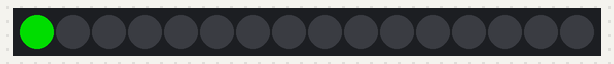
A sketch run on a simulated Arduino Uno, built with avr-gcc and run on an emulated ATmega328P. Parts: 16 RGB LEDs in strip order, left to right. Dim RGB values are drawn brighter than linear.

Above: at 0.01 s.
At 4.88 s:
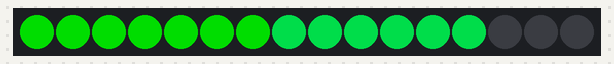
At 9.76 s:
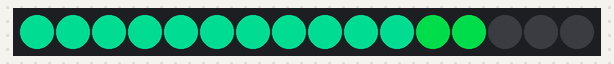
At 19.67 s:
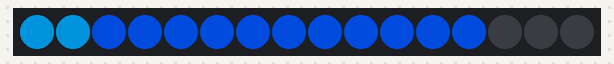
At 29.73 s:
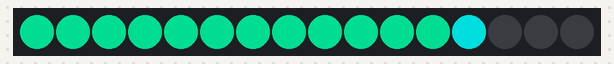
At 39.94 s:
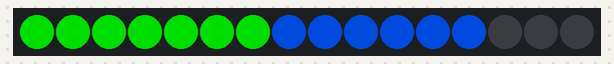

The sketch:

Pulse.ino
```cpp
// Akira DeMoss
// Light-up Tie Project

#include <Adafruit_NeoPixel.h>
#ifdef __AVR__
#include <avr/power.h>
#endif

// pin on Flora that is connected
#define PIN            6

// How many NeoPixels are attached to the Flora Board
#define NUMPIXELS      16

// Setup the NeoPixel library, we tell it how many pixels, and which pin to use to send signals.
Adafruit_NeoPixel pixels = Adafruit_NeoPixel(NUMPIXELS, PIN, NEO_GRB + NEO_KHZ800);

// delay for half a second
int delayval = 50;

void setup() {
  // This initializes the NeoPixel library.
  pixels.begin();
}

void loop() {

  // For a set of NeoPixels the first NeoPixel is 0, second is 1, all the way up to the count of pixels minus one.

/************************Start moderately green color*****************************************/
    // pin 0
    pixels.setPixelColor(0, pixels.Color(0,150,0)); // Moderately bright green color.
    pixels.show(); // This sends the updated pixel color to the hardware.
    delay(delayval); // Delay for a period of time.

    // pin 1
    pixels.setPixelColor(1, pixels.Color(0,150,0)); // Moderately bright green color.
    pixels.show(); // This sends the updated pixel color to the hardware.
    delay(delayval); // Delay for a period of time.

    // pin 2
    pixels.setPixelColor(2, pixels.Color(0,150,0)); // Moderately bright green color.
    pixels.show(); // This sends the updated pixel color to the hardware.
    delay(delayval); // Delay for a period of time.


    // pin 3
    pixels.setPixelColor(3, pixels.Color(0,150,0)); // Moderately bright green color.
    pixels.show(); // This sends the updated pixel color to the hardware.
    delay(delayval); // Delay for a period of time.

        // pin 4
    pixels.setPixelColor(4, pixels.Color(0,150,0)); // Moderately bright green color.
    pixels.show(); // This sends the updated pixel color to the hardware.
    delay(delayval); // Delay for a period of time.


    // pin 5
    pixels.setPixelColor(5, pixels.Color(0,150,0)); // Moderately bright green color.
    pixels.show(); // This sends the updated pixel color to the hardware.
    delay(delayval); // Delay for a period of time.


    // pin 6
    pixels.setPixelColor(6, pixels.Color(0,150,0)); // Moderately bright green color.
    pixels.show(); // This sends the updated pixel color to the hardware.
    delay(delayval); // Delay for a period of time.

		// pin 7
    pixels.setPixelColor(7, pixels.Color(0,150,0)); // Moderately bright green color.
    pixels.show(); // This sends the updated pixel color to the hardware.
    delay(delayval); // Delay for a period of time.


    // pin 8
    pixels.setPixelColor(8, pixels.Color(0,150,0)); // Moderately bright green color.
    pixels.show(); // This sends the updated pixel color to the hardware.
    delay(delayval); // Delay for a period of time.


    // pin 9
    pixels.setPixelColor(9, pixels.Color(0,150,0)); // Moderately bright green color.
    pixels.show(); // This sends the updated pixel color to the hardware.
    delay(delayval); // Delay for a period of time.

    // pin 10
    pixels.setPixelColor(10, pixels.Color(0,150,0)); // Moderately bright green color.
    pixels.show(); // This sends the updated pixel color to the hardware.
    delay(delayval); // Delay for a period of time.


    // pin 11
    pixels.setPixelColor(11, pixels.Color(0,150,0)); // Moderately bright green color.
    pixels.show(); // This sends the updated pixel color to the hardware.
    delay(delayval); // Delay for a period of time.


    // pin 12
    pixels.setPixelColor(12, pixels.Color(0,150,0)); // Moderately bright green color.
    pixels.show(); // This sends the updated pixel color to the hardware.
    delay(delayval); // Delay for a period of time.


/************************Start green blue color*****************************************/
    // pin 12
    pixels.setPixelColor(12, pixels.Color(0,150,50)); // Green blue color.
    pixels.show(); // This sends the updated pixel color to the hardware.
    delay(delayval); // Delay for a period of time.

    // pin 11
    pixels.setPixelColor(11, pixels.Color(0,150,50)); // Green blue color.
    pixels.show(); // This sends the updated pixel color to the hardware.
    delay(delayval); // Delay for a period of time.

	// pin 10
    pixels.setPixelColor(10, pixels.Color(0,150,50)); // Green blue color.
    pixels.show(); // This sends the updated pixel color to the hardware.
    delay(delayval); // Delay for a period of time.

	// pin 9
    pixels.setPixelColor(9, pixels.Color(0,150,50)); // Green blue color.
    pixels.show(); // This sends the updated pixel color to the hardware.
    delay(delayval); // Delay for a period of time.

    // pin 8
    pixels.setPixelColor(8, pixels.Color(0,150,50)); // Green blue color.
    pixels.show(); // This sends the updated pixel color to the hardware.
    delay(delayval); // Delay for a period of time.

	// pin 7
    pixels.setPixelColor(7, pixels.Color(0,150,50)); // Green blue color.
    pixels.show(); // This sends the updated pixel color to the hardware.
    delay(delayval); // Delay for a period of time.

	// pin 6
    pixels.setPixelColor(6, pixels.Color(0,150,50)); // Green blue color.
    pixels.show(); // This sends the updated pixel color to the hardware.
    delay(delayval); // Delay for a period of time.

	// pin 5
    pixels.setPixelColor(5, pixels.Color(0,150,50)); // Green blue color.
    pixels.show(); // This sends the updated pixel color to the hardware.
    delay(delayval); // Delay for a period of time.

	// pin 4
    pixels.setPixelColor(4, pixels.Color(0,150,50)); // Green blue color.
    pixels.show(); // This sends the updated pixel color to the hardware.
    delay(delayval); // Delay for a period of time.

	// pin 3
    pixels.setPixelColor(3, pixels.Color(0,150,50)); // Green blue color.
    pixels.show(); // This sends the updated pixel color to the hardware.
    delay(delayval); // Delay for a period of time.

	// pin 2
    pixels.setPixelColor(2, pixels.Color(0,150,50)); // Green blue color.
    pixels.show(); // This sends the updated pixel color to the hardware.
    delay(delayval); // Delay for a period of time.

	// pin 1
    pixels.setPixelColor(1, pixels.Color(0,150,50)); // Green blue color.
    pixels.show(); // This sends the updated pixel color to the hardware.
    delay(delayval); // Delay for a period of time.

	// pin 0
    pixels.setPixelColor(0, pixels.Color(0,150,50)); // Green blue color.
    pixels.show(); // This sends the updated pixel color to the hardware.
    delay(delayval); // Delay for a period of time.


/************************Start moderately aqua color*****************************************/
    // pin 0
    pixels.setPixelColor(0, pixels.Color(0,150,100)); // Moderately aqua color.
    pixels.show(); // This sends the updated pixel color to the hardware.
    delay(delayval); // Delay for a period of time.

	// pin 1
    pixels.setPixelColor(1, pixels.Color(0,150,100)); // Moderately aqua color.
    pixels.show(); // This sends the updated pixel color to the hardware.
    delay(delayval); // Delay for a period of time.

	// pin 2
    pixels.setPixelColor(2, pixels.Color(0,150,100)); // Moderately aqua color.
    pixels.show(); // This sends the updated pixel color to the hardware.
    delay(delayval); // Delay for a period of time.

	// pin 3
    pixels.setPixelColor(3, pixels.Color(0,150,100)); // Moderately aqua color.
    pixels.show(); // This sends the updated pixel color to the hardware.
    delay(delayval); // Delay for a period of time.

	// pin 4
    pixels.setPixelColor(4, pixels.Color(0,150,100)); // Moderately aqua color.
    pixels.show(); // This sends the updated pixel color to the hardware.
    delay(delayval); // Delay for a period of time.

	// pin 5
    pixels.setPixelColor(5, pixels.Color(0,150,100)); // Moderately aqua color.
    pixels.show(); // This sends the updated pixel color to the hardware.
    delay(delayval); // Delay for a period of time.

	// pin 6
    pixels.setPixelColor(6, pixels.Color(0,150,100)); // Moderately aqua color.
    pixels.show(); // This sends the updated pixel color to the hardware.
    delay(delayval); // Delay for a period of time.

	// pin 7
    pixels.setPixelColor(7, pixels.Color(0,150,100)); // Moderately aqua color.
    pixels.show(); // This sends the updated pixel color to the hardware.
    delay(delayval); // Delay for a period of time.

	// pin 8
    pixels.setPixelColor(8, pixels.Color(0,150,100)); // Moderately aqua color.
    pixels.show(); // This sends the updated pixel color to the hardware.
    delay(delayval); // Delay for a period of time.

	// pin 9
    pixels.setPixelColor(9, pixels.Color(0,150,100)); // Moderately aqua color.
    pixels.show(); // This sends the updated pixel color to the hardware.
    delay(delayval); // Delay for a period of time.

	// pin 10
    pixels.setPixelColor(10, pixels.Color(0,150,100)); // Moderately aqua color.
    pixels.show(); // This sends the updated pixel color to the hardware.
    delay(delayval); // Delay for a period of time.

	// pin 11
    pixels.setPixelColor(11, pixels.Color(0,150,100)); // Moderately aqua color.
    pixels.show(); // This sends the updated pixel color to the hardware.
    delay(delayval); // Delay for a period of time.

	// pin 12
    pixels.setPixelColor(12, pixels.Color(0,150,100)); // Moderately aqua color.
    pixels.show(); // This sends the updated pixel color to the hardware.
    delay(delayval); // Delay for a period of time.


/************************Start dark aqua color*****************************************/
    // pin 12
    pixels.setPixelColor(12, pixels.Color(0,150,150)); // Start dark aqua color.
    pixels.show(); // This sends the updated pixel color to the hardware.
    delay(delayval); // Delay for a period of time.

	// pin 11
    pixels.setPixelColor(11, pixels.Color(0,150,150)); // Start dark aqua color.
    pixels.show(); // This sends the updated pixel color to the hardware.
    delay(delayval); // Delay for a period of time.

	// pin 10
    pixels.setPixelColor(10, pixels.Color(0,150,150)); // Start dark aqua color.
    pixels.show(); // This sends the updated pixel color to the hardware.
    delay(delayval); // Delay for a period of time.

	// pin 9
    pixels.setPixelColor(9, pixels.Color(0,150,150)); // Start dark aqua color.
    pixels.show(); // This sends the updated pixel color to the hardware.
    delay(delayval); // Delay for a period of time.

	// pin 8
    pixels.setPixelColor(8, pixels.Color(0,150,150)); // Start dark aqua color.
    pixels.show(); // This sends the updated pixel color to the hardware.
    delay(delayval); // Delay for a period of time.

	// pin 7
    pixels.setPixelColor(7, pixels.Color(0,150,150)); // Start dark aqua color.
    pixels.show(); // This sends the updated pixel color to the hardware.
    delay(delayval); // Delay for a period of time.

	// pin 6
    pixels.setPixelColor(6, pixels.Color(0,150,150)); // Start dark aqua color.
    pixels.show(); // This sends the updated pixel color to the hardware.
    delay(delayval); // Delay for a period of time.

	// pin 5
    pixels.setPixelColor(5, pixels.Color(0,150,150)); // Start dark aqua color.
    pixels.show(); // This sends the updated pixel color to the hardware.
    delay(delayval); // Delay for a period of time.

	// pin 4
    pixels.setPixelColor(4, pixels.Color(0,150,150)); // Start dark aqua color.
    pixels.show(); // This sends the updated pixel color to the hardware.
    delay(delayval); // Delay for a period of time.

	// pin 3
    pixels.setPixelColor(3, pixels.Color(0,150,150)); // Start dark aqua color.
    pixels.show(); // This sends the updated pixel color to the hardware.
    delay(delayval); // Delay for a period of time.

	// pin 2
    pixels.setPixelColor(2, pixels.Color(0,150,150)); // Start dark aqua color.
    pixels.show(); // This sends the updated pixel color to the hardware.
    delay(delayval); // Delay for a period of time.

	// pin 1
    pixels.setPixelColor(1, pixels.Color(0,150,150)); // Start dark aqua color.
    pixels.show(); // This sends the updated pixel color to the hardware.
    delay(delayval); // Delay for a period of time.

	// pin 0
    pixels.setPixelColor(0, pixels.Color(0,150,150)); // Start dark aqua color.
    pixels.show(); // This sends the updated pixel color to the hardware.
    delay(delayval); // Delay for a period of time.


/************************Start medium blue color*****************************************/
	//pin 0
    pixels.setPixelColor(0, pixels.Color(0,100,150)); // Medium blue color.
    pixels.show(); // This sends the updated pixel color to the hardware.
    delay(delayval); // Delay for a period of time (in milliseconds).

	//pin 1
    pixels.setPixelColor(1, pixels.Color(0,100,150)); // Medium blue color.
    pixels.show(); // This sends the updated pixel color to the hardware.
    delay(delayval); // Delay for a period of time (in milliseconds).

	//pin 2
    pixels.setPixelColor(2, pixels.Color(0,100,150)); // Medium blue color.
    pixels.show(); // This sends the updated pixel color to the hardware.
    delay(delayval); // Delay for a period of time (in milliseconds).

	//pin 3
    pixels.setPixelColor(3, pixels.Color(0,100,150)); // Medium blue color.
    pixels.show(); // This sends the updated pixel color to the hardware.
    delay(delayval); // Delay for a period of time (in milliseconds).

	//pin 4
    pixels.setPixelColor(4, pixels.Color(0,100,150)); // Medium blue color.
    pixels.show(); // This sends the updated pixel color to the hardware.
    delay(delayval); // Delay for a period of time (in milliseconds).

	//pin 5
    pixels.setPixelColor(5, pixels.Color(0,100,150)); // Medium blue color.
    pixels.show(); // This sends the updated pixel color to the hardware.
    delay(delayval); // Delay for a period of time (in milliseconds).

	//pin 6
    pixels.setPixelColor(6, pixels.Color(0,100,150)); // Medium blue color.
    pixels.show(); // This sends the updated pixel color to the hardware.
    delay(delayval); // Delay for a period of time (in milliseconds).

	//pin 7
    pixels.setPixelColor(7, pixels.Color(0,100,150)); // Medium blue color.
    pixels.show(); // This sends the updated pixel color to the hardware.
    delay(delayval); // Delay for a period of time (in milliseconds).

	//pin 8
    pixels.setPixelColor(8, pixels.Color(0,100,150)); // Medium blue color.
    pixels.show(); // This sends the updated pixel color to the hardware.
    delay(delayval); // Delay for a period of time (in milliseconds).

	//pin 9
    pixels.setPixelColor(9, pixels.Color(0,100,150)); // Medium blue color.
    pixels.show(); // This sends the updated pixel color to the hardware.
    delay(delayval); // Delay for a period of time (in milliseconds).

	//pin 10
    pixels.setPixelColor(10, pixels.Color(0,100,150)); // Medium blue color.
    pixels.show(); // This sends the updated pixel color to the hardware.
    delay(delayval); // Delay for a period of time (in milliseconds).

	//pin 11
    pixels.setPixelColor(11, pixels.Color(0,100,150)); // Medium blue color.
    pixels.show(); // This sends the updated pixel color to the hardware.
    delay(delayval); // Delay for a period of time (in milliseconds).

	//pin 12
    pixels.setPixelColor(12, pixels.Color(0,100,150)); // Medium blue color.
    pixels.show(); // This sends the updated pixel color to the hardware.
    delay(delayval); // Delay for a period of time (in milliseconds).


/************************Start darker blue color*****************************************/
    // pin 12
    pixels.setPixelColor(12, pixels.Color(0,50,150)); // Darker blue color.
    pixels.show(); // This sends the updated pixel color to the hardware.
    delay(delayval); // Delay for a period of time.

	// pin 11
    pixels.setPixelColor(11, pixels.Color(0,50,150)); // Darker blue color.
    pixels.show(); // This sends the updated pixel color to the hardware.
    delay(delayval); // Delay for a period of time.

	// pin 10
    pixels.setPixelColor(10, pixels.Color(0,50,150)); // Darker blue color.
    pixels.show(); // This sends the updated pixel color to the hardware.
    delay(delayval); // Delay for a period of time.

	// pin 9
    pixels.setPixelColor(9, pixels.Color(0,50,150)); // Darker blue color.
    pixels.show(); // This sends the updated pixel color to the hardware.
    delay(delayval); // Delay for a period of time.

	// pin 8
    pixels.setPixelColor(8, pixels.Color(0,50,150)); // Darker blue color.
    pixels.show(); // This sends the updated pixel color to the hardware.
    delay(delayval); // Delay for a period of time.

	// pin 7
    pixels.setPixelColor(7, pixels.Color(0,50,150)); // Darker blue color.
    pixels.show(); // This sends the updated pixel color to the hardware.
    delay(delayval); // Delay for a period of time.

	// pin 6
    pixels.setPixelColor(6, pixels.Color(0,50,150)); // Darker blue color.
    pixels.show(); // This sends the updated pixel color to the hardware.
    delay(delayval); // Delay for a period of time.

	// pin 5
    pixels.setPixelColor(5, pixels.Color(0,50,150)); // Darker blue color.
    pixels.show(); // This sends the updated pixel color to the hardware.
    delay(delayval); // Delay for a period of time.

	// pin 4
    pixels.setPixelColor(4, pixels.Color(0,50,150)); // Darker blue color.
    pixels.show(); // This sends the updated pixel color to the hardware.
    delay(delayval); // Delay for a period of time.

	// pin 3
    pixels.setPixelColor(3, pixels.Color(0,50,150)); // Darker blue color.
    pixels.show(); // This sends the updated pixel color to the hardware.
    delay(delayval); // Delay for a period of time.

	// pin 2
    pixels.setPixelColor(2, pixels.Color(0,50,150)); // Darker blue color.
    pixels.show(); // This sends the updated pixel color to the hardware.
    delay(delayval); // Delay for a period of time.

	// pin 1
    pixels.setPixelColor(1, pixels.Color(0,50,150)); // Darker blue color.
    pixels.show(); // This sends the updated pixel color to the hardware.
    delay(delayval); // Delay for a period of time.

	// pin 0
    pixels.setPixelColor(0, pixels.Color(0,50,150)); // Darker blue color.
    pixels.show(); // This sends the updated pixel color to the hardware.
    delay(delayval); // Delay for a period of time.

}
```
